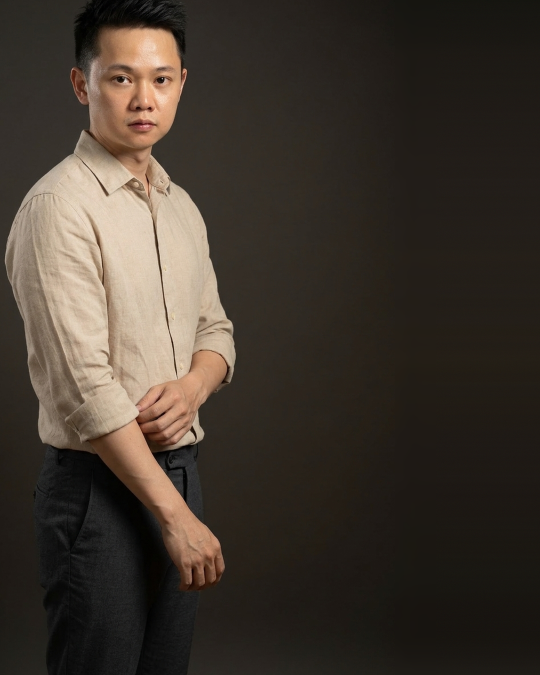
#> input picture k4_31kb_banners/v2_pilots/kb_01_v22_bg.png, 1080 x 1350 px, found by its file name (shown at 1/2 size)
$ python build_31kb_8styles_specs.py
#> lines starting #> are read from the running program, lines starting #| are printed output that depends on the picture
#!/usr/bin/env python3
# -*- coding: utf-8 -*-
"""
Khởi tạo:
1. Bộ ảnh nền gần toàn thân sạch Vùng Trống (bg_pool) cho cả 2 bố cục:
   - RIGHT_PERSON (Nhân vật bên Phải, Chữ bên Trái x=48..508)
   - LEFT_PERSON  (Nhân vật bên Trái, Chữ bên Phải x=548..1008)
2. Sổ cái nội dung 31 Kịch bản (`kb_31_master_specs.json`) biên tập chuẩn xác
   theo 8 Kiểu Đã Duyệt (#01..#08) trong Bộ Chọn Chữ Banner.
3. Khởi tạo sẵn `banner2_cards/KB_01.json` và `banner2_cards/KB_15.json`.
"""

import json
from pathlib import Path
import cv2
import numpy as np
from PIL import Image

BASE_DIR = Path("/Users/vietmac/Documents/CODE/k/k4_31kb_banners")
PILOT_DIR = BASE_DIR / "v2_pilots"
BG_POOL_DIR = PILOT_DIR / "bg_pool"
CARDS_DIR = BASE_DIR / "banner2_cards"
BG_POOL_DIR.mkdir(parents=True, exist_ok=True)
CARDS_DIR.mkdir(parents=True, exist_ok=True)


def create_clean_hero_bg(src_path: Path, dst_path: Path, person_side: str, tone_rgb=(10, 15, 26)):
    """Chuẩn hóa ảnh nền 1080x1350 với vùng trống phẳng mịn Canny = 0.0% ở phía đối diện nhân vật."""
    if dst_path.exists():
        return
    with Image.open(src_path) as im:
        rgb = im.convert("RGB")
        w0, h0 = rgb.size
        target_ratio = 1080.0 / 1350.0
        cur_ratio = w0 / float(h0)
        if cur_ratio > target_ratio:
            new_w = int(round(h0 * target_ratio))
            left = (w0 - new_w) if person_side == "right" else 0
            cropped = rgb.crop((left, 0, left + new_w, h0))
        else:
            new_h = int(round(w0 / target_ratio))
            top = max(0, min(int((h0 - new_h) * 0.12), h0 - new_h))
            cropped = rgb.crop((0, top, w0, top + new_h))
        im_1080 = cropped.resize((1080, 1350), Image.Resampling.LANCZOS)

    arr = np.array(im_1080, dtype=np.uint8)
    yy, xx = np.mgrid[0:1350, 0:1080]
    if person_side == "right":
        alpha_x = np.clip((610.0 - xx) / 180.0, 0.0, 1.0)
        matte_mask = (alpha_x * 0.88 + 0.10 * (1.0 - xx / 1080.0)).clip(0.0, 0.92)
    else:
        alpha_x = np.clip((xx - 470.0) / 180.0, 0.0, 1.0)
        matte_mask = (alpha_x * 0.88 + 0.10 * (xx / 1080.0)).clip(0.0, 0.92)

    blurred = cv2.GaussianBlur(arr, (45, 45), 0)
    base_tone = np.array(tone_rgb, dtype=np.float32)
    w_mask = matte_mask[:, :, None]
    blended = arr.astype(np.float32) * (1.0 - w_mask) + (blurred.astype(np.float32) * 0.12 + base_tone * 0.88) * w_mask
    out_u8 = np.clip(blended, 0, 255).astype(np.uint8)
    Image.fromarray(out_u8).save(dst_path, "PNG")


def prepare_bg_pool():
    # 1. BG Right Navy (Blazer Navy chuẩn KB_15)
    bg1 = BG_POOL_DIR / "bg_right_navy_01.png"
    if (PILOT_DIR / "kb_15_v22_bg.png").exists():
        bg1.write_bytes((PILOT_DIR / "kb_15_v22_bg.png").read_bytes())

    # 2. BG Left Linen (Sơ mi Linen Be chuẩn KB_01)
    bg2 = BG_POOL_DIR / "bg_left_linen_02.png"
    if (PILOT_DIR / "kb_01_v22_bg.png").exists():
        bg2.write_bytes((PILOT_DIR / "kb_01_v22_bg.png").read_bytes())

    # 3. BG Right Warm Slate (Biến thể tông trầm ấm từ Blazer Navy)
    bg3 = BG_POOL_DIR / "bg_right_slate_03.png"
    create_clean_hero_bg(PILOT_DIR / "kb_15_v22_bg.png", bg3, "right", tone_rgb=(14, 17, 24))

    # 4. BG Left Deep Charcoal (Biến thể tông than sâu từ Sơ mi Linen)
    bg4 = BG_POOL_DIR / "bg_left_charcoal_04.png"
    create_clean_hero_bg(PILOT_DIR / "kb_01_v22_bg.png", bg4, "left", tone_rgb=(11, 15, 24))
#> call 2 of create_clean_hero_bg, with person_side = 'left', tone_rgb = (11, 15, 24)
#> in create_clean_hero_bg, im is the input picture: PIL image 1080x1350 RGB; mean R, G, B 63.8, 55, 46.2
#> in create_clean_hero_bg (call 2), `blurred = cv2.GaussianBlur(arr, (45, 45), 0)`:
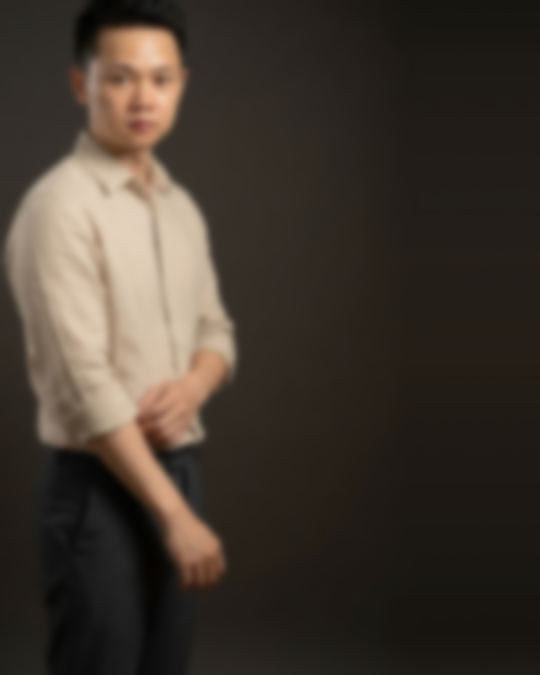
#> blurred: shape (1350, 1080, 3) (shown at 1/2 size); mean R, G, B 63.8, 55, 46.2
#> in create_clean_hero_bg (call 2), `blended = arr.astype(np.float32) * (1.0 - w_mask) + (blurred.astype(np..`:
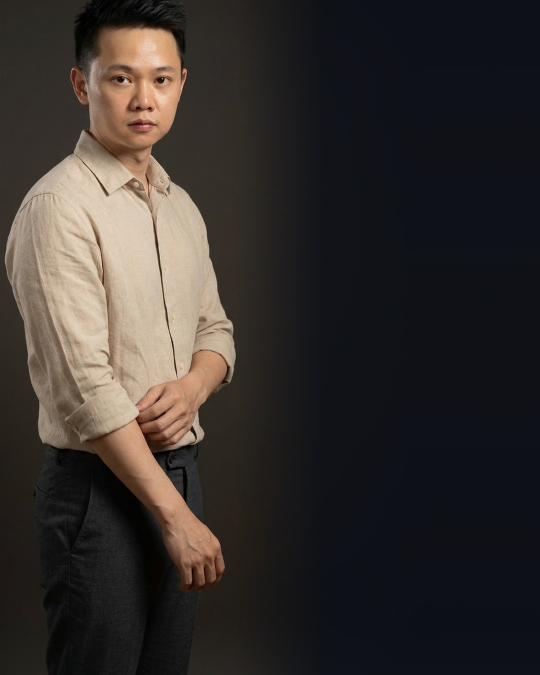
#> blended: shape (1350, 1080, 3) float64 (shown at 1/2 size); mean R, G, B 54, 48.7, 45.8
#> (the rest of the program and of its run is left out)
